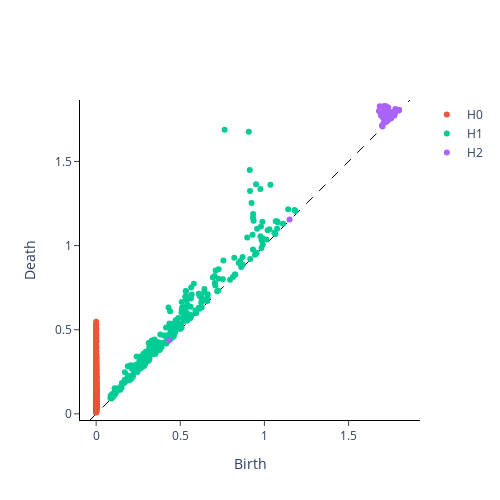

Source (notebook cell):
### Code cell
plot_diagram(torus_pd_with_collapse)
